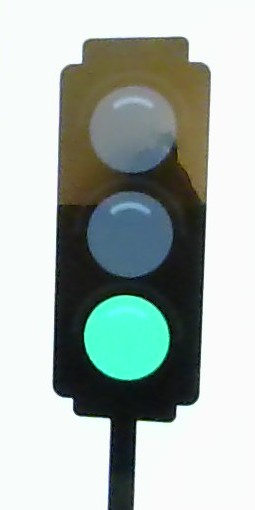
#> input picture semaforo-SOM/dataset/green/WIN_20250521_12_22_11_Pro.jpg, 255 x 510 px, found by its file name; its folder holds only this picture in this run
$ python som_model.py
#> lines starting #> are read from the running program, lines starting #| are printed output that depends on the picture
### semaforo-SOM/dataset/utils.py
import os
import cv2
import numpy as np

def extract_rgb_features(img):
    img = cv2.resize(img, (32, 32))
    avg_color = np.mean(img.reshape(-1, 3), axis=0)
    return avg_color / 255.0

def load_dataset(base_path):
#> called with base_path = 'dataset'
    data = []
    labels = []
    for label in os.listdir(base_path):
        path = os.path.join(base_path, label)
        for img_name in os.listdir(path):
            img_path = os.path.join(path, img_name)
            img = cv2.imread(img_path)
#> img is the input picture: shape (510, 255, 3); mean B, G, R 174.9, 180, 169.1
            if img is not None:
                features = extract_rgb_features(img)
#> in extract_rgb_features, `img = cv2.resize(img, (32, 32))`:
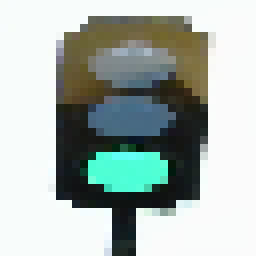
#> img: shape (32, 32, 3) (shown 8 times larger); mean of channels 0, 1, 2 174.9, 180.1, 169.1; drawn as B, G, R
#> in extract_rgb_features, `avg_color = np.mean(img.reshape(-1, 3), axis=0)`: avg_color = [174.9, 180.1, 169.1]
#> features = [0.686, 0.706, 0.663]
                data.append(features)
                labels.append(label)
#> pass 2 of the loop in load_dataset, `for label in os.listdir(base_path):`:
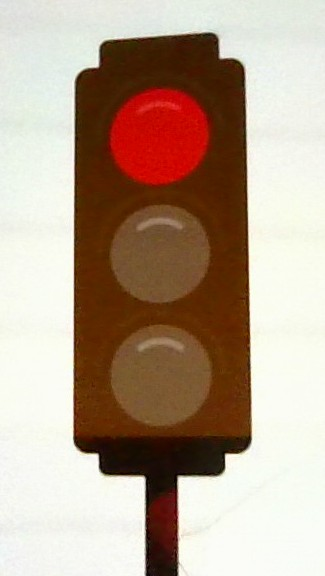
#> input picture semaforo-SOM/dataset/red/WIN_20250521_12_17_40_Pro.jpg, 325 x 576 px, found by its file name
#> in load_dataset, img is the input picture: shape (576, 325, 3); mean B, G, R 144.6, 162, 183.3
#> in extract_rgb_features (call 2), `img = cv2.resize(img, (32, 32))`:
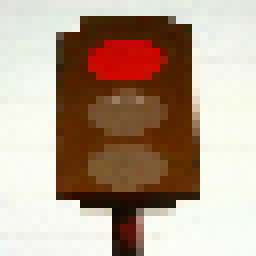
#> img: shape (32, 32, 3) (shown 8 times larger); mean of channels 0, 1, 2 143.3, 160.8, 182.1; drawn as B, G, R
#> avg_color = [143.3, 160.8, 182.1]
#> features = [0.562, 0.631, 0.714]
    return np.array(data), labels

### semaforo-SOM/dataset/som_model.py
import os
import numpy as np
from minisom import MiniSom
from utils import extract_rgb_features, load_dataset
import pickle

#> (the run stopped early here; a loop or call above may not have finished)
